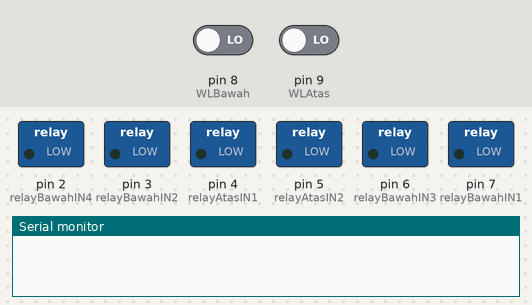
This sketch was run on a simulated Arduino Mega 2560, built with avr-gcc and run on an emulated ATmega2560. Parts: switched loads named in the sketch (green lamp = pin HIGH), the last lines printed to the serial monitor. The test bench sets the inputs (shaded band); at power-on: pin 8 (WLBawah) LOW, pin 9 (WLAtas) LOW.

Above: at 1.2 s.
1.3 s: pin 8 (WLBawah) driven HIGH
At 6.6 s:
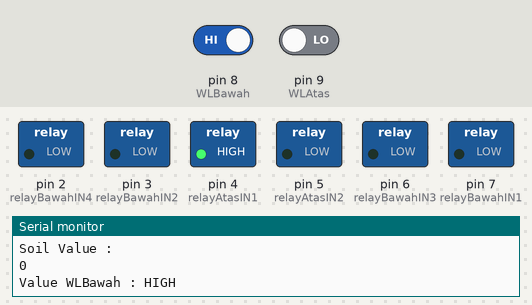
7.5 s: pin 8 (WLBawah) driven LOW
At 10.9 s:
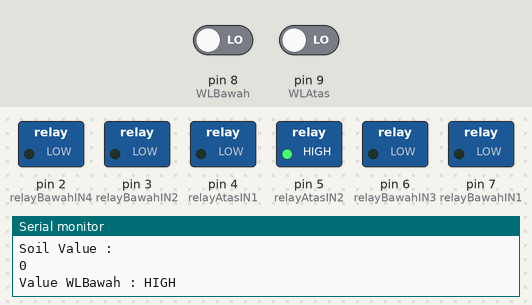
11.5 s: pin 9 (WLAtas) driven HIGH
At 16.7 s:
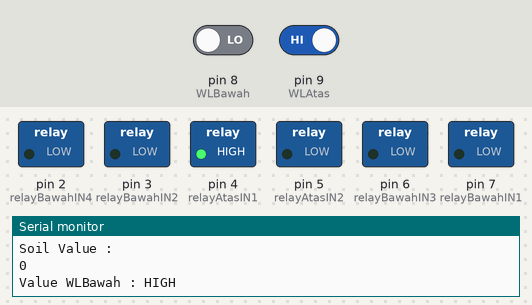
Timing chart, 0 to 18.2 s (numbered marks = the images above; inputs shaded):
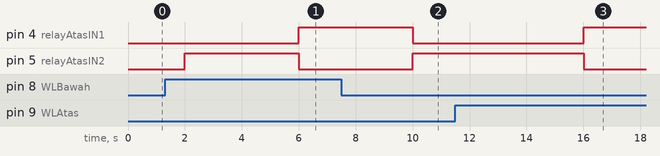

The sketch:

MEGA-RX-TX.ino
```cpp
/*
   Serial Value 1 = AREA
   Serial Value 2 = MOISTURE PERCENT
*/
#include <elapsedMillis.h>
#include <DS3231.h>

#define WLAtas 9
#define WLBawah 8

#define relayBawahIN1 7 // 2
#define relayBawahIN2 3 // 3
#define relayBawahIN3 6 // 6
#define relayBawahIN4 2 // 7
#define relayAtasIN1  4 // 4
#define relayAtasIN2  5 // 5

DS3231 rtc(SDA, SCL);
Time t;
elapsedMillis readSensorMillis;
elapsedMillis areaRelayOutputMillis;
elapsedMillis reservoirRelayOutputMillis;
elapsedMillis RTCMillis;

unsigned long readSensorInterval            = 5000; // 3000
unsigned long areaRelayOutputInterval       = 3000; // 2000
unsigned long reservoirRelayOutputInterval  = 2000; // 2000
unsigned long RTCInterval                   = 10000; // 10000

String value1, value2;
String moist1, moist2, moist3, moist4;
String area1    = "L1";
String area2    = "L2";
String area3    = "L3";
String area4    = "L4";
String message  = "";

int WLBawahRead, WLAtasRead;

String dataReciver;

const byte onHour   = 13;
const byte onMin    = 0;
const byte offHour  = 13;
const byte offMin   = 30;

void setup()
{
  Serial.begin (115200);
  Serial3.begin (9600); // 9600
  rtc.begin();

  pinMode(WLAtas, INPUT);
  pinMode(WLBawah, INPUT);

  pinMode(relayBawahIN1, OUTPUT);
  pinMode(relayBawahIN2, OUTPUT);
  pinMode(relayBawahIN3, OUTPUT);
  pinMode(relayBawahIN4, OUTPUT);
  pinMode(relayAtasIN1, OUTPUT);
  pinMode(relayAtasIN2, OUTPUT);
  //
  //    digitalWrite (relayAtasIN1, LOW);
  //  digitalWrite (relayAtasIN2, LOW);
  //  digitalWrite (relayBawahIN1, LOW);
  //  digitalWrite (relayBawahIN2, LOW);
  //  digitalWrite (relayBawahIN3, LOW);
  //  digitalWrite (relayBawahIN4, LOW);

  //rtc.setTime(13, 27, 0);
  //rtc.setDate(25, 10, 2022);
}

void loop()
{

  //  Serial.println("data Receiver :");
  //  dataReciver = Serial3.readString();
  if (Serial3.available())
  {
    while (Serial3.available() > 0)
    {
      value1 = Serial3.readStringUntil ('#');
      value2 = Serial3.readStringUntil ('#');
      sensorMap (value1, value2);
    }

  }

  if (readSensorMillis >= readSensorInterval)
  {
    waterLevelRead();
    readSensorMillis = 0;
  }

  if (areaRelayOutputMillis >= areaRelayOutputInterval)
  {
    areaRelayOutput (moist1, relayBawahIN1);
    areaRelayOutput (moist2, relayBawahIN2);
    areaRelayOutput (moist3, relayBawahIN3);
    areaRelayOutput (moist4, relayBawahIN4);
    areaRelayOutputMillis = 0;
  }

  if (reservoirRelayOutputMillis >= reservoirRelayOutputInterval)
  {
    reservoirRelayOutput();
    reservoirRelayOutputMillis = 0;
  }

//  if (RTCMillis >= RTCInterval)
//  {
//    RTCRead (moist1, relayBawahIN1);
//    RTCRead (moist2, relayBawahIN2);
//    RTCRead (moist3, relayBawahIN3);
//    RTCRead (moist4, relayBawahIN4);
//    RTCMillis = 0;
//  }
}


void sensorMap (String area, String sensor)
{
  if (area == area1)
  {
    moist1 = sensor;
  }
  else if (area == area2)
  {
    moist2 = sensor;
  }
  else if (area == area3)
  {
    moist3 = sensor;
  }
  else if (area == area4)
  {
    moist4 = sensor;
  }
}

void waterLevelRead()
{
  WLAtasRead    = digitalRead (WLAtas);
  WLBawahRead   = digitalRead (WLBawah);
}

void areaRelayOutput (String moistValue, int relayArea)
{
  int moistPercentA = moistValue.toInt();
  Serial.println("Soil Value : ");
  Serial.println(moistPercentA);

  if (moistPercentA >= 5 && moistPercentA <= 40)
  {
    //Turn ON Designated Area Relay
    digitalWrite(relayArea, LOW); //high
    Serial.println(" Value Moist : Nyala");
  }
  else if (moistPercentA >= 70) {
    digitalWrite(relayArea, HIGH); // low
    Serial.println("Value Moist : Mati");
  }


}

void reservoirRelayOutput ()
{
  if (WLBawahRead == 1)
  {
    //Turn OFF Pump and Strobe
    digitalWrite(relayAtasIN1, HIGH);
    Serial.println("Value WLBawah : HIGH");
    digitalWrite(relayAtasIN2, LOW);
  }
  else if (WLAtasRead == 1) {
    digitalWrite(relayAtasIN1, HIGH);
    Serial.println("Value WLBawah : HIGH");
    digitalWrite(relayAtasIN2, LOW);
  }
  else {
    //Turn ON Pump and Strobe
    digitalWrite(relayAtasIN1, LOW);
    Serial.println("Value WLBawah : HIGH");
    digitalWrite(relayAtasIN2, HIGH);
  }
}
```

Measured:
- after the input at 1.3 s, pin 4 (relayAtasIN1): LOW → HIGH after 4.7 s
- after the input at 7.5 s, pin 4 (relayAtasIN1): HIGH → LOW after 2.5 s; pin 5 (relayAtasIN2): LOW → HIGH after 2.5 s
- after the input at 11.5 s, pin 4 (relayAtasIN1): LOW → HIGH after 4.5 s; pin 5 (relayAtasIN2): HIGH → LOW after 4.5 s
